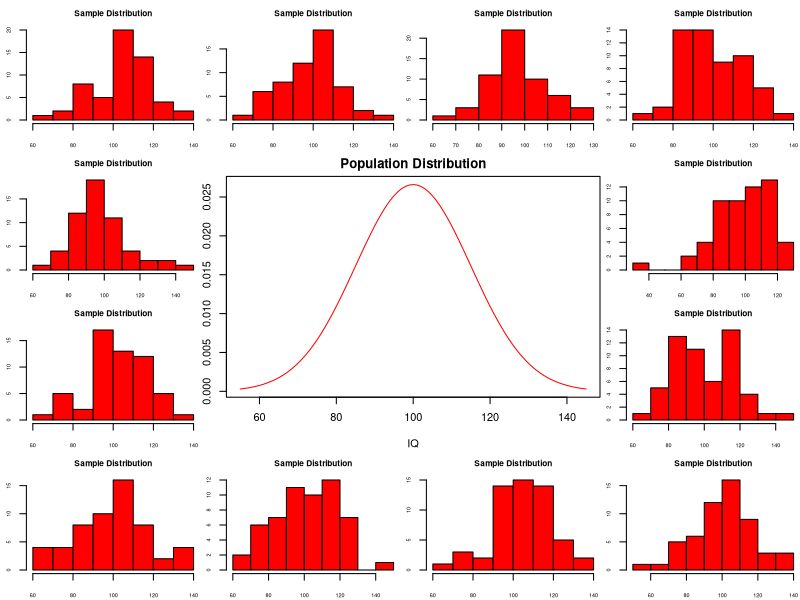
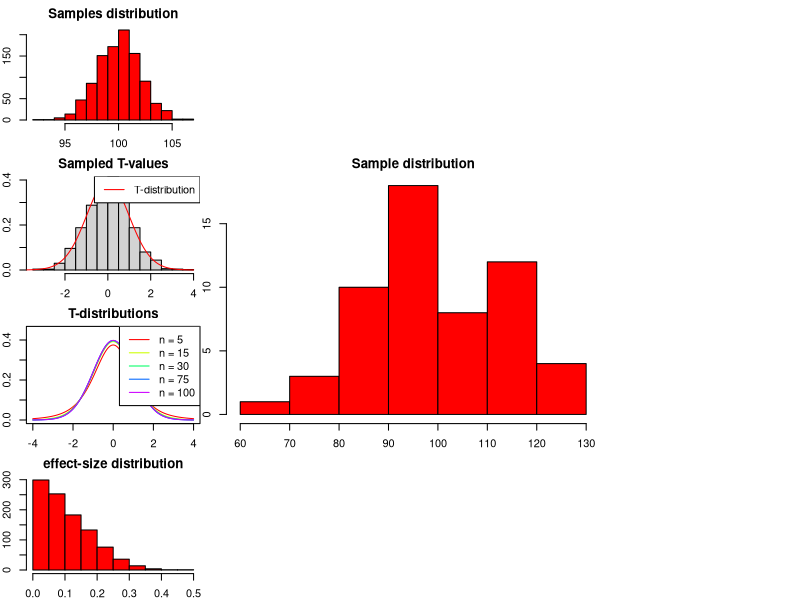

Here is the R script that generated these plots, in order:
## ---- chunk 1
layout(matrix(c(2:6,1,1,7:8,1,1,9:13), 4, 4))

n  = 56    # Sample size
df = n - 1 # Degrees of freedom

mu    = 100
sigma = 15

IQ = seq(mu-45, mu+45, 1)

par(mar=c(4,2,2,0))  
plot(IQ, dnorm(IQ, mean = mu, sd = sigma), type='l', col="red", main = "Population Distribution")

n.samples = 12

for(i in 1:n.samples) {
  
  par(mar=c(2,2,2,0))  
  hist(rnorm(n, mu, sigma), main="Sample Distribution", cex.axis=.5, col="red", cex.main = .75)
  
}
## ---- chunk 2
x = rnorm(n, mu, sigma); x

hist(x, main = "Sample distribution", col = "red")
mean(x)
## ---- chunk 3
t = (mean(x) - mu) / (sd(x) / sqrt(n)); t
## ---- chunk 4
n.samples     = 1000
mean.x.values = vector()
se.x.values   = vector()

for(i in 1:n.samples) {
  x = rnorm(n, mu, sigma)
  mean.x.values[i] = mean(x)
  se.x.values[i]   = (sd(x) / sqrt(n))
}
## ---- chunk 5
head(cbind(mean.x.values, se.x.values))
## ---- chunk 6
hist(mean.x.values, 
     col  = "red", 
     main = "Samples distribution", 
     xlab = "all sample means")
## ---- chunk 7
t.values = (mean.x.values - mu) / se.x.values

tail(cbind(mean.x.values, mu, se.x.values, t.values))
## ---- chunk 8
hist(t.values, 
     freq = F, 
     main = "Sampled T-values", 
     xlab = "T-values", 
     ylim = c(0, .4))
T = seq(-4, 4, .01)
lines(T, dt(T,df), col = "red")
legend("topright", lty = 1, col="red", legend = "T-distribution")
## ---- chunk 9
multiple.n  = c(5, 15, 30, 75, 100)
multiple.df = multiple.n - 1
col         = rainbow(length(multiple.df))

plot(T,  dt(T, multiple.df[1]), type = "l", 
     xlim = c(-4,4), ylim = c(0,.45), 
     xlab = "T", ylab="density", 
     col = col[1], main="T-distributions" )

for(i in 2:length(multiple.df)) { 
  
  lines(T, dt(T, multiple.df[i]), type="l", col=col[i])
  } 
legend("topright", legend = paste("n =",multiple.n), lty=1, col = col)
## ---- chunk 10
r = sqrt(t^2/(t^2 + df))

r
## ---- chunk 11
r = sqrt(t.values^2/(t.values^2 + df))

tail(cbind(mean.x.values, mu, se.x.values, t.values, r))

hist(r, main = "effect-size distribution", col = "red")
